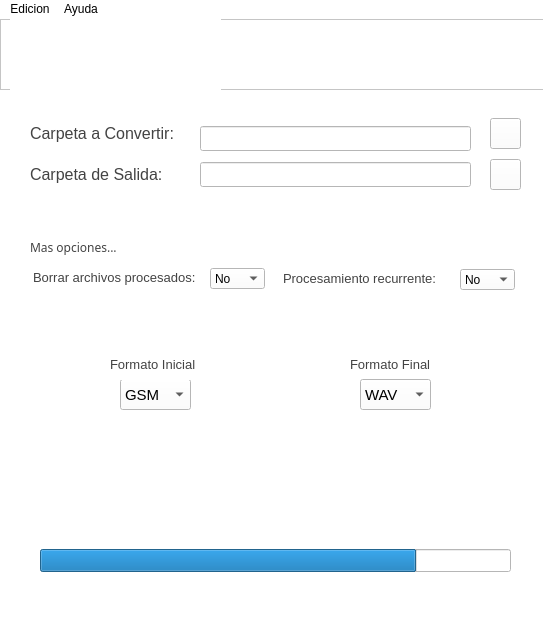
<?xml version="1.0" encoding="UTF-8"?>
<ui version="4.0">
 <class>MainWindow</class>
 <widget class="QMainWindow" name="MainWindow">
  <property name="geometry">
   <rect>
    <x>0</x>
    <y>0</y>
    <width>543</width>
    <height>619</height>
   </rect>
  </property>
  <property name="palette">
   <palette>
    <active>
     <colorrole role="WindowText">
      <brush brushstyle="SolidPattern">
       <color alpha="255">
        <red>0</red>
        <green>0</green>
        <blue>0</blue>
       </color>
      </brush>
     </colorrole>
     <colorrole role="Button">
      <brush brushstyle="SolidPattern">
       <color alpha="255">
        <red>255</red>
        <green>255</green>
        <blue>255</blue>
       </color>
      </brush>
     </colorrole>
     <colorrole role="Light">
      <brush brushstyle="SolidPattern">
       <color alpha="255">
        <red>213</red>
        <green>234</green>
        <blue>255</blue>
       </color>
      </brush>
     </colorrole>
     <colorrole role="Midlight">
      <brush brushstyle="SolidPattern">
       <color alpha="255">
        <red>149</red>
        <green>202</green>
        <blue>255</blue>
       </color>
      </brush>
     </colorrole>
     <colorrole role="Dark">
      <brush brushstyle="SolidPattern">
       <color alpha="255">
        <red>42</red>
        <green>85</green>
        <blue>127</blue>
       </color>
      </brush>
     </colorrole>
     <colorrole role="Mid">
      <brush brushstyle="SolidPattern">
       <color alpha="255">
        <red>56</red>
        <green>113</green>
        <blue>170</blue>
       </color>
      </brush>
     </colorrole>
     <colorrole role="Text">
      <brush brushstyle="SolidPattern">
       <color alpha="255">
        <red>54</red>
        <green>54</green>
        <blue>54</blue>
       </color>
      </brush>
     </colorrole>
     <colorrole role="BrightText">
      <brush brushstyle="SolidPattern">
       <color alpha="255">
        <red>255</red>
        <green>255</green>
        <blue>255</blue>
       </color>
      </brush>
     </colorrole>
     <colorrole role="ButtonText">
      <brush brushstyle="SolidPattern">
       <color alpha="255">
        <red>54</red>
        <green>54</green>
        <blue>54</blue>
       </color>
      </brush>
     </colorrole>
     <colorrole role="Base">
      <brush brushstyle="SolidPattern">
       <color alpha="255">
        <red>255</red>
        <green>255</green>
        <blue>255</blue>
       </color>
      </brush>
     </colorrole>
     <colorrole role="Window">
      <brush brushstyle="SolidPattern">
       <color alpha="255">
        <red>255</red>
        <green>255</green>
        <blue>255</blue>
       </color>
      </brush>
     </colorrole>
     <colorrole role="Shadow">
      <brush brushstyle="SolidPattern">
       <color alpha="255">
        <red>54</red>
        <green>54</green>
        <blue>54</blue>
       </color>
      </brush>
     </colorrole>
     <colorrole role="AlternateBase">
      <brush brushstyle="SolidPattern">
       <color alpha="255">
        <red>170</red>
        <green>212</green>
        <blue>255</blue>
       </color>
      </brush>
     </colorrole>
     <colorrole role="ToolTipBase">
      <brush brushstyle="SolidPattern">
       <color alpha="255">
        <red>255</red>
        <green>255</green>
        <blue>220</blue>
       </color>
      </brush>
     </colorrole>
     <colorrole role="ToolTipText">
      <brush brushstyle="SolidPattern">
       <color alpha="255">
        <red>54</red>
        <green>54</green>
        <blue>54</blue>
       </color>
      </brush>
     </colorrole>
    </active>
    <inactive>
     <colorrole role="WindowText">
      <brush brushstyle="SolidPattern">
       <color alpha="255">
        <red>0</red>
        <green>0</green>
        <blue>0</blue>
       </color>
      </brush>
     </colorrole>
     <colorrole role="Button">
      <brush brushstyle="SolidPattern">
       <color alpha="255">
        <red>255</red>
        <green>255</green>
        <blue>255</blue>
       </color>
      </brush>
     </colorrole>
     <colorrole role="Light">
      <brush brushstyle="SolidPattern">
       <color alpha="255">
        <red>213</red>
        <green>234</green>
        <blue>255</blue>
       </color>
      </brush>
     </colorrole>
     <colorrole role="Midlight">
      <brush brushstyle="SolidPattern">
       <color alpha="255">
        <red>149</red>
        <green>202</green>
        <blue>255</blue>
       </color>
      </brush>
     </colorrole>
     <colorrole role="Dark">
      <brush brushstyle="SolidPattern">
       <color alpha="255">
        <red>42</red>
        <green>85</green>
        <blue>127</blue>
       </color>
      </brush>
     </colorrole>
     <colorrole role="Mid">
      <brush brushstyle="SolidPattern">
       <color alpha="255">
        <red>56</red>
        <green>113</green>
        <blue>170</blue>
       </color>
      </brush>
     </colorrole>
     <colorrole role="Text">
      <brush brushstyle="SolidPattern">
       <color alpha="255">
        <red>54</red>
        <green>54</green>
        <blue>54</blue>
       </color>
      </brush>
     </colorrole>
     <colorrole role="BrightText">
      <brush brushstyle="SolidPattern">
       <color alpha="255">
        <red>255</red>
        <green>255</green>
        <blue>255</blue>
       </color>
      </brush>
     </colorrole>
     <colorrole role="ButtonText">
      <brush brushstyle="SolidPattern">
       <color alpha="255">
        <red>54</red>
        <green>54</green>
        <blue>54</blue>
       </color>
      </brush>
     </colorrole>
     <colorrole role="Base">
      <brush brushstyle="SolidPattern">
       <color alpha="255">
        <red>255</red>
        <green>255</green>
        <blue>255</blue>
       </color>
      </brush>
     </colorrole>
     <colorrole role="Window">
      <brush brushstyle="SolidPattern">
       <color alpha="255">
        <red>255</red>
        <green>255</green>
        <blue>255</blue>
       </color>
      </brush>
     </colorrole>
     <colorrole role="Shadow">
      <brush brushstyle="SolidPattern">
       <color alpha="255">
        <red>54</red>
        <green>54</green>
        <blue>54</blue>
       </color>
      </brush>
     </colorrole>
     <colorrole role="AlternateBase">
      <brush brushstyle="SolidPattern">
       <color alpha="255">
        <red>170</red>
        <green>212</green>
        <blue>255</blue>
       </color>
      </brush>
     </colorrole>
     <colorrole role="ToolTipBase">
      <brush brushstyle="SolidPattern">
       <color alpha="255">
        <red>255</red>
        <green>255</green>
        <blue>220</blue>
       </color>
      </brush>
     </colorrole>
     <colorrole role="ToolTipText">
      <brush brushstyle="SolidPattern">
       <color alpha="255">
        <red>54</red>
        <green>54</green>
        <blue>54</blue>
       </color>
      </brush>
     </colorrole>
    </inactive>
    <disabled>
     <colorrole role="WindowText">
      <brush brushstyle="SolidPattern">
       <color alpha="255">
        <red>42</red>
        <green>85</green>
        <blue>127</blue>
       </color>
      </brush>
     </colorrole>
     <colorrole role="Button">
      <brush brushstyle="SolidPattern">
       <color alpha="255">
        <red>255</red>
        <green>255</green>
        <blue>255</blue>
       </color>
      </brush>
     </colorrole>
     <colorrole role="Light">
      <brush brushstyle="SolidPattern">
       <color alpha="255">
        <red>213</red>
        <green>234</green>
        <blue>255</blue>
       </color>
      </brush>
     </colorrole>
     <colorrole role="Midlight">
      <brush brushstyle="SolidPattern">
       <color alpha="255">
        <red>149</red>
        <green>202</green>
        <blue>255</blue>
       </color>
      </brush>
     </colorrole>
     <colorrole role="Dark">
      <brush brushstyle="SolidPattern">
       <color alpha="255">
        <red>42</red>
        <green>85</green>
        <blue>127</blue>
       </color>
      </brush>
     </colorrole>
     <colorrole role="Mid">
      <brush brushstyle="SolidPattern">
       <color alpha="255">
        <red>56</red>
        <green>113</green>
        <blue>170</blue>
       </color>
      </brush>
     </colorrole>
     <colorrole role="Text">
      <brush brushstyle="SolidPattern">
       <color alpha="255">
        <red>42</red>
        <green>85</green>
        <blue>127</blue>
       </color>
      </brush>
     </colorrole>
     <colorrole role="BrightText">
      <brush brushstyle="SolidPattern">
       <color alpha="255">
        <red>255</red>
        <green>255</green>
        <blue>255</blue>
       </color>
      </brush>
     </colorrole>
     <colorrole role="ButtonText">
      <brush brushstyle="SolidPattern">
       <color alpha="255">
        <red>42</red>
        <green>85</green>
        <blue>127</blue>
       </color>
      </brush>
     </colorrole>
     <colorrole role="Base">
      <brush brushstyle="SolidPattern">
       <color alpha="255">
        <red>255</red>
        <green>255</green>
        <blue>255</blue>
       </color>
      </brush>
     </colorrole>
     <colorrole role="Window">
      <brush brushstyle="SolidPattern">
       <color alpha="255">
        <red>255</red>
        <green>255</green>
        <blue>255</blue>
       </color>
      </brush>
     </colorrole>
     <colorrole role="Shadow">
      <brush brushstyle="SolidPattern">
       <color alpha="255">
        <red>54</red>
        <green>54</green>
        <blue>54</blue>
       </color>
      </brush>
     </colorrole>
     <colorrole role="AlternateBase">
      <brush brushstyle="SolidPattern">
       <color alpha="255">
        <red>85</red>
        <green>170</green>
        <blue>255</blue>
       </color>
      </brush>
     </colorrole>
     <colorrole role="ToolTipBase">
      <brush brushstyle="SolidPattern">
       <color alpha="255">
        <red>255</red>
        <green>255</green>
        <blue>220</blue>
       </color>
      </brush>
     </colorrole>
     <colorrole role="ToolTipText">
      <brush brushstyle="SolidPattern">
       <color alpha="255">
        <red>54</red>
        <green>54</green>
        <blue>54</blue>
       </color>
      </brush>
     </colorrole>
    </disabled>
   </palette>
  </property>
  <property name="font">
   <font>
    <family>Microsoft JhengHei Light</family>
    <pointsize>12</pointsize>
   </font>
  </property>
  <property name="windowTitle">
   <string extracomment="Massive ">MATE</string>
  </property>
  <property name="styleSheet">
   <string notr="true">background-color: rgb(255, 255, 255);</string>
  </property>
  <widget class="QWidget" name="centralwidget">
   <widget class="QLabel" name="input_folder_label">
    <property name="geometry">
     <rect>
      <x>30</x>
      <y>99</y>
      <width>161</width>
      <height>31</height>
     </rect>
    </property>
    <property name="font">
     <font>
      <family>Microsoft JhengHei UI</family>
      <pointsize>12</pointsize>
      <weight>50</weight>
      <bold>false</bold>
     </font>
    </property>
    <property name="styleSheet">
     <string notr="true">color: rgb(67, 67, 67);</string>
    </property>
    <property name="text">
     <string>Carpeta a Convertir:</string>
    </property>
   </widget>
   <widget class="QPushButton" name="input_folder_button">
    <property name="geometry">
     <rect>
      <x>490</x>
      <y>99</y>
      <width>31</width>
      <height>31</height>
     </rect>
    </property>
    <property name="font">
     <font>
      <pointsize>18</pointsize>
      <weight>50</weight>
      <bold>false</bold>
      <kerning>true</kerning>
     </font>
    </property>
    <property name="autoFillBackground">
     <bool>false</bool>
    </property>
    <property name="text">
     <string/>
    </property>
    <property name="icon">
     <iconset>
      <normaloff>carpeta.svg</normaloff>carpeta.svg</iconset>
    </property>
    <property name="iconSize">
     <size>
      <width>20</width>
      <height>20</height>
     </size>
    </property>
    <property name="checkable">
     <bool>false</bool>
    </property>
    <property name="autoDefault">
     <bool>true</bool>
    </property>
    <property name="default">
     <bool>false</bool>
    </property>
    <property name="flat">
     <bool>false</bool>
    </property>
   </widget>
   <widget class="QLineEdit" name="input_folder_text">
    <property name="geometry">
     <rect>
      <x>200</x>
      <y>107</y>
      <width>271</width>
      <height>25</height>
     </rect>
    </property>
    <property name="palette">
     <palette>
      <active>
       <colorrole role="Button">
        <brush brushstyle="SolidPattern">
         <color alpha="255">
          <red>255</red>
          <green>255</green>
          <blue>255</blue>
         </color>
        </brush>
       </colorrole>
       <colorrole role="Base">
        <brush brushstyle="SolidPattern">
         <color alpha="255">
          <red>255</red>
          <green>255</green>
          <blue>255</blue>
         </color>
        </brush>
       </colorrole>
       <colorrole role="Window">
        <brush brushstyle="SolidPattern">
         <color alpha="255">
          <red>255</red>
          <green>255</green>
          <blue>255</blue>
         </color>
        </brush>
       </colorrole>
       <colorrole role="Shadow">
        <brush brushstyle="SolidPattern">
         <color alpha="255">
          <red>58</red>
          <green>58</green>
          <blue>58</blue>
         </color>
        </brush>
       </colorrole>
      </active>
      <inactive>
       <colorrole role="Button">
        <brush brushstyle="SolidPattern">
         <color alpha="255">
          <red>255</red>
          <green>255</green>
          <blue>255</blue>
         </color>
        </brush>
       </colorrole>
       <colorrole role="Base">
        <brush brushstyle="SolidPattern">
         <color alpha="255">
          <red>255</red>
          <green>255</green>
          <blue>255</blue>
         </color>
        </brush>
       </colorrole>
       <colorrole role="Window">
        <brush brushstyle="SolidPattern">
         <color alpha="255">
          <red>255</red>
          <green>255</green>
          <blue>255</blue>
         </color>
        </brush>
       </colorrole>
       <colorrole role="Shadow">
        <brush brushstyle="SolidPattern">
         <color alpha="255">
          <red>58</red>
          <green>58</green>
          <blue>58</blue>
         </color>
        </brush>
       </colorrole>
      </inactive>
      <disabled>
       <colorrole role="Button">
        <brush brushstyle="SolidPattern">
         <color alpha="255">
          <red>255</red>
          <green>255</green>
          <blue>255</blue>
         </color>
        </brush>
       </colorrole>
       <colorrole role="Base">
        <brush brushstyle="SolidPattern">
         <color alpha="255">
          <red>255</red>
          <green>255</green>
          <blue>255</blue>
         </color>
        </brush>
       </colorrole>
       <colorrole role="Window">
        <brush brushstyle="SolidPattern">
         <color alpha="255">
          <red>255</red>
          <green>255</green>
          <blue>255</blue>
         </color>
        </brush>
       </colorrole>
       <colorrole role="Shadow">
        <brush brushstyle="SolidPattern">
         <color alpha="255">
          <red>58</red>
          <green>58</green>
          <blue>58</blue>
         </color>
        </brush>
       </colorrole>
      </disabled>
     </palette>
    </property>
    <property name="font">
     <font>
      <family>Microsoft JhengHei UI Light</family>
      <pointsize>9</pointsize>
     </font>
    </property>
   </widget>
   <widget class="QLineEdit" name="output_folder_text">
    <property name="geometry">
     <rect>
      <x>200</x>
      <y>143</y>
      <width>271</width>
      <height>25</height>
     </rect>
    </property>
    <property name="palette">
     <palette>
      <active>
       <colorrole role="Button">
        <brush brushstyle="SolidPattern">
         <color alpha="255">
          <red>255</red>
          <green>255</green>
          <blue>255</blue>
         </color>
        </brush>
       </colorrole>
       <colorrole role="Base">
        <brush brushstyle="SolidPattern">
         <color alpha="255">
          <red>255</red>
          <green>255</green>
          <blue>255</blue>
         </color>
        </brush>
       </colorrole>
       <colorrole role="Window">
        <brush brushstyle="SolidPattern">
         <color alpha="255">
          <red>255</red>
          <green>255</green>
          <blue>255</blue>
         </color>
        </brush>
       </colorrole>
       <colorrole role="Shadow">
        <brush brushstyle="SolidPattern">
         <color alpha="255">
          <red>58</red>
          <green>58</green>
          <blue>58</blue>
         </color>
        </brush>
       </colorrole>
      </active>
      <inactive>
       <colorrole role="Button">
        <brush brushstyle="SolidPattern">
         <color alpha="255">
          <red>255</red>
          <green>255</green>
          <blue>255</blue>
         </color>
        </brush>
       </colorrole>
       <colorrole role="Base">
        <brush brushstyle="SolidPattern">
         <color alpha="255">
          <red>255</red>
          <green>255</green>
          <blue>255</blue>
         </color>
        </brush>
       </colorrole>
       <colorrole role="Window">
        <brush brushstyle="SolidPattern">
         <color alpha="255">
          <red>255</red>
          <green>255</green>
          <blue>255</blue>
         </color>
        </brush>
       </colorrole>
       <colorrole role="Shadow">
        <brush brushstyle="SolidPattern">
         <color alpha="255">
          <red>58</red>
          <green>58</green>
          <blue>58</blue>
         </color>
        </brush>
       </colorrole>
      </inactive>
      <disabled>
       <colorrole role="Button">
        <brush brushstyle="SolidPattern">
         <color alpha="255">
          <red>255</red>
          <green>255</green>
          <blue>255</blue>
         </color>
        </brush>
       </colorrole>
       <colorrole role="Base">
        <brush brushstyle="SolidPattern">
         <color alpha="255">
          <red>255</red>
          <green>255</green>
          <blue>255</blue>
         </color>
        </brush>
       </colorrole>
       <colorrole role="Window">
        <brush brushstyle="SolidPattern">
         <color alpha="255">
          <red>255</red>
          <green>255</green>
          <blue>255</blue>
         </color>
        </brush>
       </colorrole>
       <colorrole role="Shadow">
        <brush brushstyle="SolidPattern">
         <color alpha="255">
          <red>58</red>
          <green>58</green>
          <blue>58</blue>
         </color>
        </brush>
       </colorrole>
      </disabled>
     </palette>
    </property>
    <property name="font">
     <font>
      <family>Microsoft JhengHei UI Light</family>
      <pointsize>9</pointsize>
     </font>
    </property>
   </widget>
   <widget class="QLabel" name="output_folder_label">
    <property name="geometry">
     <rect>
      <x>30</x>
      <y>140</y>
      <width>161</width>
      <height>31</height>
     </rect>
    </property>
    <property name="font">
     <font>
      <family>Microsoft JhengHei UI</family>
      <pointsize>12</pointsize>
      <weight>50</weight>
      <bold>false</bold>
     </font>
    </property>
    <property name="styleSheet">
     <string notr="true">color: rgb(67, 67, 67);</string>
    </property>
    <property name="text">
     <string>Carpeta de Salida:</string>
    </property>
   </widget>
   <widget class="QPushButton" name="output_folder_button">
    <property name="geometry">
     <rect>
      <x>490</x>
      <y>140</y>
      <width>31</width>
      <height>31</height>
     </rect>
    </property>
    <property name="font">
     <font>
      <pointsize>18</pointsize>
      <kerning>true</kerning>
     </font>
    </property>
    <property name="autoFillBackground">
     <bool>false</bool>
    </property>
    <property name="text">
     <string/>
    </property>
    <property name="icon">
     <iconset>
      <normaloff>carpeta.svg</normaloff>carpeta.svg</iconset>
    </property>
    <property name="iconSize">
     <size>
      <width>20</width>
      <height>20</height>
     </size>
    </property>
    <property name="checkable">
     <bool>false</bool>
    </property>
    <property name="autoDefault">
     <bool>true</bool>
    </property>
    <property name="default">
     <bool>false</bool>
    </property>
    <property name="flat">
     <bool>false</bool>
    </property>
   </widget>
   <widget class="QLabel" name="output_format_label">
    <property name="geometry">
     <rect>
      <x>350</x>
      <y>330</y>
      <width>91</width>
      <height>31</height>
     </rect>
    </property>
    <property name="font">
     <font>
      <family>Microsoft JhengHei UI</family>
      <pointsize>10</pointsize>
      <weight>50</weight>
      <bold>false</bold>
     </font>
    </property>
    <property name="styleSheet">
     <string notr="true">color: rgb(67, 67, 67);</string>
    </property>
    <property name="text">
     <string>Formato Final</string>
    </property>
   </widget>
   <widget class="QComboBox" name="output_format_text">
    <property name="geometry">
     <rect>
      <x>360</x>
      <y>360</y>
      <width>71</width>
      <height>31</height>
     </rect>
    </property>
    <property name="font">
     <font>
      <family>Microsoft JhengHei UI</family>
      <pointsize>11</pointsize>
     </font>
    </property>
    <item>
     <property name="text">
      <string>WAV</string>
     </property>
    </item>
    <item>
     <property name="text">
      <string>MP3</string>
     </property>
    </item>
    <item>
     <property name="text">
      <string>OPUS</string>
     </property>
    </item>
    <item>
     <property name="text">
      <string>AAC</string>
     </property>
    </item>
    <item>
     <property name="text">
      <string>M4A</string>
     </property>
    </item>
   </widget>
   <widget class="QFrame" name="frame">
    <property name="geometry">
     <rect>
      <x>0</x>
      <y>0</y>
      <width>671</width>
      <height>71</height>
     </rect>
    </property>
    <property name="palette">
     <palette>
      <active>
       <colorrole role="Button">
        <brush brushstyle="SolidPattern">
         <color alpha="255">
          <red>255</red>
          <green>255</green>
          <blue>255</blue>
         </color>
        </brush>
       </colorrole>
       <colorrole role="Base">
        <brush brushstyle="SolidPattern">
         <color alpha="255">
          <red>255</red>
          <green>255</green>
          <blue>255</blue>
         </color>
        </brush>
       </colorrole>
       <colorrole role="Window">
        <brush brushstyle="SolidPattern">
         <color alpha="255">
          <red>255</red>
          <green>255</green>
          <blue>255</blue>
         </color>
        </brush>
       </colorrole>
      </active>
      <inactive>
       <colorrole role="Button">
        <brush brushstyle="SolidPattern">
         <color alpha="255">
          <red>255</red>
          <green>255</green>
          <blue>255</blue>
         </color>
        </brush>
       </colorrole>
       <colorrole role="Base">
        <brush brushstyle="SolidPattern">
         <color alpha="255">
          <red>255</red>
          <green>255</green>
          <blue>255</blue>
         </color>
        </brush>
       </colorrole>
       <colorrole role="Window">
        <brush brushstyle="SolidPattern">
         <color alpha="255">
          <red>255</red>
          <green>255</green>
          <blue>255</blue>
         </color>
        </brush>
       </colorrole>
      </inactive>
      <disabled>
       <colorrole role="Button">
        <brush brushstyle="SolidPattern">
         <color alpha="255">
          <red>255</red>
          <green>255</green>
          <blue>255</blue>
         </color>
        </brush>
       </colorrole>
       <colorrole role="Base">
        <brush brushstyle="SolidPattern">
         <color alpha="255">
          <red>255</red>
          <green>255</green>
          <blue>255</blue>
         </color>
        </brush>
       </colorrole>
       <colorrole role="Window">
        <brush brushstyle="SolidPattern">
         <color alpha="255">
          <red>255</red>
          <green>255</green>
          <blue>255</blue>
         </color>
        </brush>
       </colorrole>
      </disabled>
     </palette>
    </property>
    <property name="autoFillBackground">
     <bool>false</bool>
    </property>
    <property name="styleSheet">
     <string notr="true"/>
    </property>
    <property name="frameShape">
     <enum>QFrame::StyledPanel</enum>
    </property>
    <property name="frameShadow">
     <enum>QFrame::Raised</enum>
    </property>
    <widget class="QLabel" name="label">
     <property name="geometry">
      <rect>
       <x>10</x>
       <y>0</y>
       <width>211</width>
       <height>71</height>
      </rect>
     </property>
     <property name="text">
      <string/>
     </property>
     <property name="pixmap">
      <pixmap>logo.PNG</pixmap>
     </property>
     <property name="scaledContents">
      <bool>true</bool>
     </property>
    </widget>
   </widget>
   <widget class="QComboBox" name="input_format_text">
    <property name="geometry">
     <rect>
      <x>120</x>
      <y>360</y>
      <width>71</width>
      <height>31</height>
     </rect>
    </property>
    <property name="font">
     <font>
      <family>Microsoft JhengHei UI</family>
      <pointsize>11</pointsize>
     </font>
    </property>
    <item>
     <property name="text">
      <string>GSM</string>
     </property>
    </item>
   </widget>
   <widget class="QLabel" name="output_format_label_2">
    <property name="geometry">
     <rect>
      <x>110</x>
      <y>330</y>
      <width>91</width>
      <height>31</height>
     </rect>
    </property>
    <property name="font">
     <font>
      <family>Microsoft JhengHei UI</family>
      <pointsize>10</pointsize>
      <weight>50</weight>
      <bold>false</bold>
     </font>
    </property>
    <property name="styleSheet">
     <string notr="true">color: rgb(67, 67, 67);</string>
    </property>
    <property name="text">
     <string>Formato Inicial</string>
    </property>
   </widget>
   <widget class="QLabel" name="label_8">
    <property name="geometry">
     <rect>
      <x>30</x>
      <y>220</y>
      <width>91</width>
      <height>16</height>
     </rect>
    </property>
    <property name="font">
     <font>
      <family>Microsoft New Tai Lue</family>
     </font>
    </property>
    <property name="styleSheet">
     <string notr="true">color: rgb(67, 67, 67);</string>
    </property>
    <property name="text">
     <string>Mas opciones...</string>
    </property>
   </widget>
   <widget class="QLabel" name="delete_processed_label">
    <property name="geometry">
     <rect>
      <x>33</x>
      <y>243</y>
      <width>171</width>
      <height>31</height>
     </rect>
    </property>
    <property name="font">
     <font>
      <family>Microsoft JhengHei UI</family>
      <pointsize>10</pointsize>
      <weight>50</weight>
      <bold>false</bold>
     </font>
    </property>
    <property name="styleSheet">
     <string notr="true">color: rgb(67, 67, 67);</string>
    </property>
    <property name="text">
     <string>Borrar archivos procesados:</string>
    </property>
   </widget>
   <widget class="QComboBox" name="input_format_text_2">
    <property name="geometry">
     <rect>
      <x>210</x>
      <y>249</y>
      <width>55</width>
      <height>21</height>
     </rect>
    </property>
    <property name="font">
     <font>
      <family>Microsoft JhengHei UI</family>
      <pointsize>9</pointsize>
     </font>
    </property>
    <item>
     <property name="text">
      <string>No</string>
     </property>
    </item>
    <item>
     <property name="text">
      <string>Si</string>
     </property>
    </item>
   </widget>
   <widget class="QLabel" name="delete_processed_label_2">
    <property name="geometry">
     <rect>
      <x>283</x>
      <y>244</y>
      <width>171</width>
      <height>31</height>
     </rect>
    </property>
    <property name="font">
     <font>
      <family>Microsoft JhengHei UI</family>
      <pointsize>10</pointsize>
      <weight>50</weight>
      <bold>false</bold>
     </font>
    </property>
    <property name="styleSheet">
     <string notr="true">color: rgb(67, 67, 67);</string>
    </property>
    <property name="text">
     <string>Procesamiento recurrente:</string>
    </property>
   </widget>
   <widget class="QComboBox" name="input_format_text_3">
    <property name="geometry">
     <rect>
      <x>460</x>
      <y>250</y>
      <width>55</width>
      <height>21</height>
     </rect>
    </property>
    <property name="font">
     <font>
      <family>Microsoft JhengHei UI</family>
      <pointsize>9</pointsize>
     </font>
    </property>
    <item>
     <property name="text">
      <string>No</string>
     </property>
    </item>
    <item>
     <property name="text">
      <string>Si</string>
     </property>
    </item>
   </widget>
   <widget class="QPushButton" name="pushButton">
    <property name="geometry">
     <rect>
      <x>120</x>
      <y>220</y>
      <width>31</width>
      <height>23</height>
     </rect>
    </property>
    <property name="autoFillBackground">
     <bool>false</bool>
    </property>
    <property name="text">
     <string/>
    </property>
    <property name="icon">
     <iconset>
      <normaloff>downarrow.svg</normaloff>downarrow.svg</iconset>
    </property>
    <property name="iconSize">
     <size>
      <width>11</width>
      <height>11</height>
     </size>
    </property>
    <property name="flat">
     <bool>true</bool>
    </property>
   </widget>
   <widget class="QPushButton" name="pushButton_2">
    <property name="geometry">
     <rect>
      <x>230</x>
      <y>390</y>
      <width>91</width>
      <height>91</height>
     </rect>
    </property>
    <property name="text">
     <string/>
    </property>
    <property name="icon">
     <iconset>
      <normaloff>convert.svg</normaloff>convert.svg</iconset>
    </property>
    <property name="iconSize">
     <size>
      <width>80</width>
      <height>80</height>
     </size>
    </property>
    <property name="default">
     <bool>false</bool>
    </property>
    <property name="flat">
     <bool>true</bool>
    </property>
   </widget>
   <widget class="QProgressBar" name="progressBar">
    <property name="geometry">
     <rect>
      <x>40</x>
      <y>530</y>
      <width>471</width>
      <height>23</height>
     </rect>
    </property>
    <property name="styleSheet">
     <string notr="true"/>
    </property>
    <property name="value">
     <number>80</number>
    </property>
    <property name="textVisible">
     <bool>false</bool>
    </property>
    <property name="orientation">
     <enum>Qt::Horizontal</enum>
    </property>
    <property name="invertedAppearance">
     <bool>false</bool>
    </property>
    <property name="format">
     <string>%p%</string>
    </property>
   </widget>
  </widget>
  <widget class="QMenuBar" name="menubar">
   <property name="geometry">
    <rect>
     <x>0</x>
     <y>0</y>
     <width>543</width>
     <height>21</height>
    </rect>
   </property>
   <widget class="QMenu" name="menuAcerca_de">
    <property name="title">
     <string>Edicion</string>
    </property>
   </widget>
   <widget class="QMenu" name="menuAyuda">
    <property name="title">
     <string>Ayuda</string>
    </property>
    <addaction name="separator"/>
    <addaction name="separator"/>
    <addaction name="actionAcerca_de"/>
   </widget>
   <addaction name="menuAcerca_de"/>
   <addaction name="menuAyuda"/>
  </widget>
  <widget class="QStatusBar" name="statusbar"/>
  <action name="actionAcerca_de">
   <property name="text">
    <string>Acerca de</string>
   </property>
  </action>
 </widget>
 <resources/>
 <connections/>
</ui>
